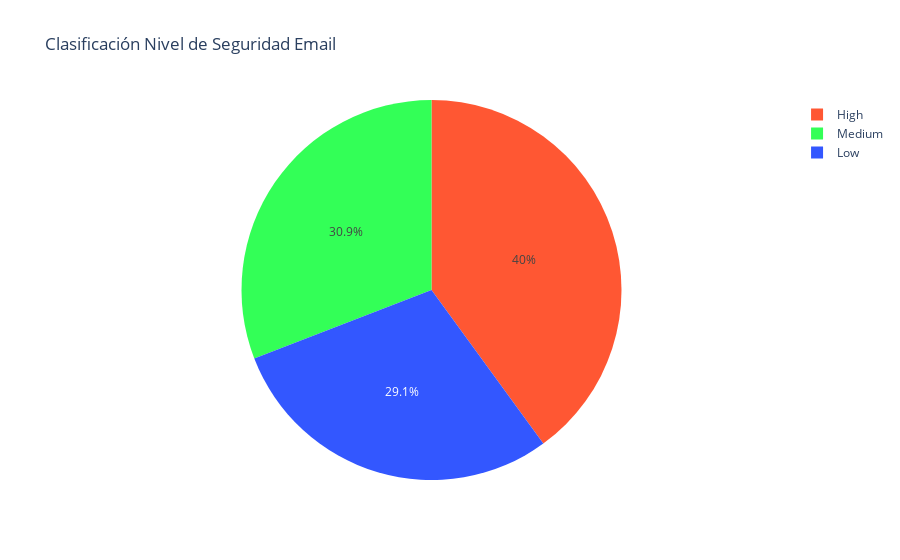

Notebook cell for this chart:
### Markdown cell above
### 2. Gráfico pastel por nivel de riesgo de Seguridad

### Code cell
fig_pie = px.pie(df, 
                 names='Priority_level',
                 title="Clasificación Nivel de Seguridad Email",
                 color_discrete_sequence=["#FF5733", "#33FF57", "#3357FF", "#F4C724", "#A833FF"])
counts = df['Priority_level'].value_counts()
plt.figure(figsize=(4,4))  # Ajustar tamaño
plt.pie(counts, labels=counts.index, autopct='%1.1f%%', 
        colors=["#FF5733", "#33FF57", "#3357FF", "#F4C724", "#A833FF"])
plt.title("Clasificación Nivel de Seguridad")
plt.savefig('priority_level_pie_chart.png', dpi=300, bbox_inches='tight')
plt.close()  # Cierra la figura correctamente
fig_pie.write_image("priority_level_pie_chart_plotly.png")
fig_pie.show()


from IPython.display import Image

Image(filename="priority_level_pie_chart.png")

### Figure 1 — Plotly figure (JSON) as saved in the notebook; plotly's stock layout.template omitted (floating-point values rounded to 4 significant figures; data arrays with more than 128 entries replaced by an {"elided": "..."} marker saying what was removed)
{"data": [{"domain": {"x": [0, 1], "y": [0, 1]}, "hovertemplate": "Priority_level=%{label}<extra></extra>", "labels": {"elided": "1448 str values"}, "legendgroup": "", "name": "", "showlegend": true, "type": "pie"}], "layout": {"legend": {"tracegroupgap": 0}, "piecolorway": ["#FF5733", "#33FF57", "#3357FF", "#F4C724", "#A833FF"], "title": {"text": "Clasificación Nivel de Seguridad Email"}}}
